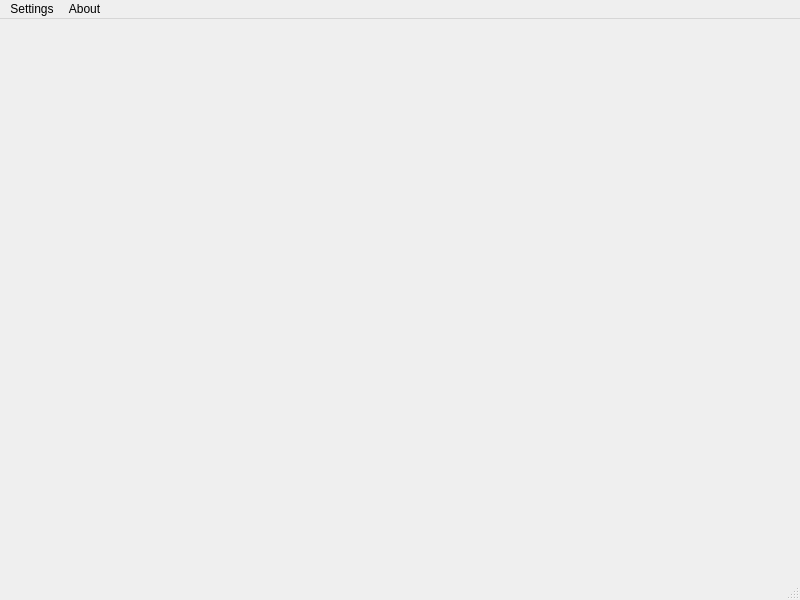
<?xml version="1.0" encoding="UTF-8"?>
<ui version="4.0">
 <class>MainWindow</class>
 <widget class="QMainWindow" name="MainWindow">
  <property name="geometry">
   <rect>
    <x>0</x>
    <y>0</y>
    <width>800</width>
    <height>600</height>
   </rect>
  </property>
  <property name="windowTitle">
   <string>CraneEmulator</string>
  </property>
  <property name="windowIcon">
   <iconset resource="resources.qrc">
    <normaloff>:/CraneIcon.svg</normaloff>:/CraneIcon.svg</iconset>
  </property>
  <widget class="QWidget" name="centralwidget"/>
  <widget class="QMenuBar" name="_menubar">
   <property name="geometry">
    <rect>
     <x>0</x>
     <y>0</y>
     <width>800</width>
     <height>21</height>
    </rect>
   </property>
   <widget class="QMenu" name="_menuSettings">
    <property name="title">
     <string>Settings</string>
    </property>
    <addaction name="actionSettings_port"/>
   </widget>
   <widget class="QMenu" name="_menuAbout">
    <property name="title">
     <string>About</string>
    </property>
    <addaction name="actionAbout"/>
   </widget>
   <addaction name="_menuSettings"/>
   <addaction name="_menuAbout"/>
  </widget>
  <widget class="QStatusBar" name="statusbar"/>
  <action name="actionSettings_port">
   <property name="text">
    <string>Settings port</string>
   </property>
  </action>
  <action name="actionAbout">
   <property name="text">
    <string>About</string>
   </property>
  </action>
 </widget>
 <resources>
  <include location="resources.qrc"/>
 </resources>
 <connections/>
</ui>
